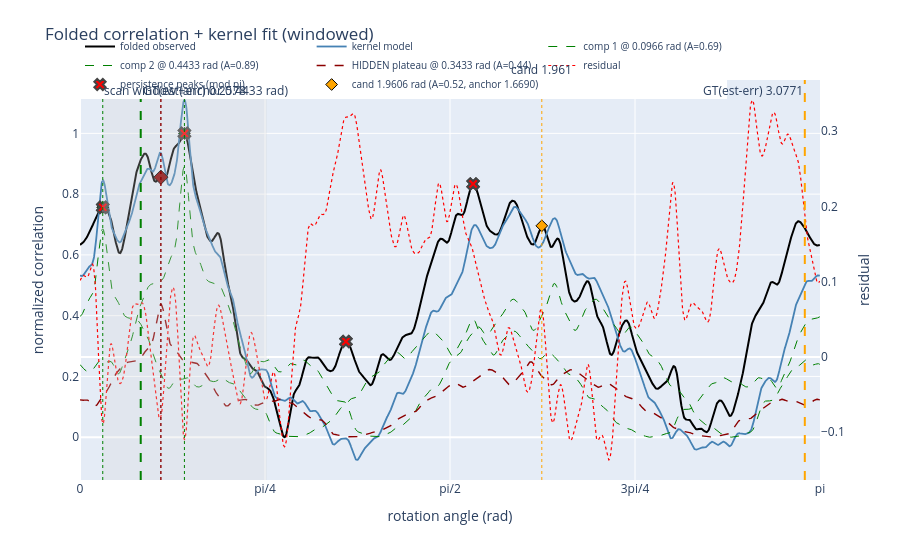

Here is the notebook cell this chart was saved with:
### Code cell
"""Figure 2: folded curve, scan window, kernel model, components, residual (rad)."""
import plotly.graph_objects as go

if K is not None and hidden_result is not None:
    thd = th                                        # folded grid in rad
    mus_all = hidden_result["mus_all"]
    coef_all = hidden_result["coef"]
    model_all = design_matrix(mus_all, th) @ coef_all

    fig2 = go.Figure()
    fig2.add_vrect(x0=hidden_result["lo"], x1=hidden_result["hi"],
                   fillcolor="lightgray", opacity=0.25, line_width=0,
                   annotation_text="scan window (anchor %.4f rad)" % hidden_result["center"],
                   annotation_position="top left")
    fig2.add_trace(go.Scatter(x=thd, y=F, name="folded observed", line=dict(color="black", width=2)))
    fig2.add_trace(go.Scatter(x=thd, y=model_all, name="kernel model", line=dict(color="steelblue", width=1.8)))
    for j, mu in enumerate(mus_all):
        is_hidden = j >= len(mus_known)
        col = "darkred" if is_hidden else "green"
        comp = coef_all[j] * kval(th - mu)
        nm = ("HIDDEN plateau @ %.4f rad (A=%.2f)" % (mu % np.pi, coef_all[j]) if is_hidden
              else "comp %d @ %.4f rad (A=%.2f)" % (j + 1, mu % np.pi, coef_all[j]))
        fig2.add_trace(go.Scatter(x=thd, y=comp, line=dict(dash="dash", width=1.4 if is_hidden else 1.0, color=col),
                                  name=nm))
        fig2.add_vline(x=mu % np.pi, line=dict(color=col, dash="dot", width=1.4 if is_hidden else 1))
        fig2.add_trace(go.Scatter(x=[mu % np.pi], y=[float(np.interp(mu % np.pi, thd, F))],
                                  mode="markers",
                                  marker=dict(symbol="diamond", size=11 if is_hidden else 9, color=col,
                                              line=dict(width=1, color="black")),
                                  hovertemplate="kernel peak @ %{x:.4f} rad<extra></extra>",
                                  showlegend=False))
    res = F - model_all
    fig2.add_trace(go.Scatter(x=thd, y=res, name="residual", yaxis="y2",
                              line=dict(color="red", width=1.2, dash="dot"),
                              hovertemplate="%{x:.4f} rad<br>resid %{y:.5f}<extra></extra>"))
    if peaks is not None:
        prad = np.mod(peaks[:, 0], np.pi)
        fig2.add_trace(go.Scatter(x=prad, y=np.interp(prad, thd, F), mode="markers",
                                  name="persistence peaks (mod pi)",
                                  marker=dict(symbol="x", size=10, color="red", line=dict(width=2)),
                                  hovertemplate="%{x:.4f} rad<extra></extra>"))
    if gt_rad is not None:
        fig2.add_vline(x=gt_rad % np.pi, line=dict(color="green", dash="dash"),
                       annotation_text="GT(est+err) %.4f" % (gt_rad % np.pi), annotation_position="top right")
    if gt_minus_rad is not None:
        fig2.add_vline(x=gt_minus_rad % np.pi, line=dict(color="orange", dash="dash"),
                       annotation_text="GT(est-err) %.4f" % (gt_minus_rad % np.pi), annotation_position="top left")
    for r in found:
        if r is hidden_result or r["n_hidden"] < 1:
            continue
        fig2.add_vline(x=r["mu"] % np.pi, line=dict(color="orange", dash="dot", width=1),
                       annotation_text="cand %.3f" % (r["mu"] % np.pi), annotation_position="top")
        fig2.add_trace(go.Scatter(x=[r["mu"] % np.pi], y=[float(np.interp(r["mu"] % np.pi, thd, F))],
                                  mode="markers",
                                  marker=dict(symbol="diamond", size=9, color="orange",
                                              line=dict(width=1, color="black")),
                                  name="cand %.4f rad (A=%.2f, anchor %.4f)" % (r["mu"] % np.pi, r["amp"], r["center"]),
                                  hovertemplate="%{x:.4f} rad<extra></extra>"))
    fig2.update_layout(title="Folded correlation + kernel fit (windowed)",
                       height=560,
                       legend=dict(orientation="h", y=1.12, font=dict(size=10)),
                       xaxis=dict(title="rotation angle (rad)", range=[0, np.pi],
                                  tickvals=[0, np.pi / 4, np.pi / 2, 3 * np.pi / 4, np.pi],
                                  ticktext=["0", "pi/4", "pi/2", "3pi/4", "pi"]),
                       yaxis=dict(title="normalized correlation"),
                       yaxis2=dict(title="residual", overlaying="y", side="right", showgrid=False),
                       margin=dict(t=80))
    fig2.show()
else:
    print("Figure 2 skipped (no fit results).")

### Figure 1 — Plotly figure (JSON) as saved in the notebook; plotly's stock layout.template omitted (floating-point values rounded to 4 significant figures; data arrays with more than 128 entries replaced by an {"elided": "..."} marker saying what was removed)
{"data": [{"line": {"color": "black", "width": 2}, "name": "folded observed", "type": "scatter", "x": {"elided": "2048 float values"}, "y": {"elided": "2048 float values"}}, {"line": {"color": "steelblue", "width": 1.8}, "name": "kernel model", "type": "scatter", "x": {"elided": "2048 float values"}, "y": {"elided": "2048 float values"}}, {"line": {"color": "green", "dash": "dash", "width": 1}, "name": "comp 1 @ 0.0966 rad (A=0.69)", "type": "scatter", "x": {"elided": "2048 float values"}, "y": {"elided": "2048 float values"}}, {"hovertemplate": "kernel peak @ %{x:.4f} rad<extra></extra>", "marker": {"color": "green", "line": {"color": "black", "width": 1}, "size": 9, "symbol": "diamond"}, "mode": "markers", "showlegend": false, "type": "scatter", "x": [0.09664], "y": [0.7565]}, {"line": {"color": "green", "dash": "dash", "width": 1}, "name": "comp 2 @ 0.4433 rad (A=0.89)", "type": "scatter", "x": {"elided": "2048 float values"}, "y": {"elided": "2048 float values"}}, {"hovertemplate": "kernel peak @ %{x:.4f} rad<extra></extra>", "marker": {"color": "green", "line": {"color": "black", "width": 1}, "size": 9, "symbol": "diamond"}, "mode": "markers", "showlegend": false, "type": "scatter", "x": [0.4433], "y": [0.9999]}, {"line": {"color": "darkred", "dash": "dash", "width": 1.4}, "name": "HIDDEN plateau @ 0.3433 rad (A=0.44)", "type": "scatter", "x": {"elided": "2048 float values"}, "y": {"elided": "2048 float values"}}, {"hovertemplate": "kernel peak @ %{x:.4f} rad<extra></extra>", "marker": {"color": "darkred", "line": {"color": "black", "width": 1}, "size": 11, "symbol": "diamond"}, "mode": "markers", "showlegend": false, "type": "scatter", "x": [0.3433], "y": [0.8557]}, {"hovertemplate": "%{x:.4f} rad<br>resid %{y:.5f}<extra></extra>", "line": {"color": "red", "dash": "dot", "width": 1.2}, "name": "residual", "type": "scatter", "x": {"elided": "2048 float values"}, "y": {"elided": "2048 float values"}, "yaxis": "y2"}, {"hovertemplate": "%{x:.4f} rad<extra></extra>", "marker": {"color": "red", "line": {"width": 2}, "size": 10, "symbol": "x"}, "mode": "markers", "name": "persistence peaks (mod pi)", "type": "scatter", "x": [1.129, 1.669, 0.09664, 0.4433, 1.129, 1.669, 0.09664, 0.4433], "y": [0.3149, 0.8335, 0.7565, 0.9999, 0.3149, 0.8335, 0.7565, 0.9999]}, {"hovertemplate": "%{x:.4f} rad<extra></extra>", "marker": {"color": "orange", "line": {"color": "black", "width": 1}, "size": 9, "symbol": "diamond"}, "mode": "markers", "name": "cand 1.9606 rad (A=0.52, anchor 1.6690)", "type": "scatter", "x": [1.961], "y": [0.6957]}], "layout": {"annotations": [{"showarrow": false, "text": "scan window (anchor 0.4433 rad)", "x": 0.09332, "xanchor": "left", "xref": "x", "y": 1, "yanchor": "top", "yref": "y domain"}, {"showarrow": false, "text": "GT(est+err) 0.2578", "x": 0.2578, "xanchor": "left", "xref": "x", "y": 1, "yanchor": "top", "yref": "y domain"}, {"showarrow": false, "text": "GT(est-err) 3.0771", "x": 3.077, "xanchor": "right", "xref": "x", "y": 1, "yanchor": "top", "yref": "y domain"}, {"showarrow": false, "text": "cand 1.961", "x": 1.961, "xanchor": "center", "xref": "x", "y": 1, "yanchor": "bottom", "yref": "y domain"}], "height": 560, "legend": {"font": {"size": 10}, "orientation": "h", "y": 1.12}, "margin": {"t": 80}, "shapes": [{"fillcolor": "lightgray", "line": {"width": 0}, "opacity": 0.25, "type": "rect", "x0": 0.09332, "x1": 0.7933, "xref": "x", "y0": 0, "y1": 1, "yref": "y domain"}, {"line": {"color": "green", "dash": "dot", "width": 1}, "type": "line", "x0": 0.09664, "x1": 0.09664, "xref": "x", "y0": 0, "y1": 1, "yref": "y domain"}, {"line": {"color": "green", "dash": "dot", "width": 1}, "type": "line", "x0": 0.4433, "x1": 0.4433, "xref": "x", "y0": 0, "y1": 1, "yref": "y domain"}, {"line": {"color": "darkred", "dash": "dot", "width": 1.4}, "type": "line", "x0": 0.3433, "x1": 0.3433, "xref": "x", "y0": 0, "y1": 1, "yref": "y domain"}, {"line": {"color": "green", "dash": "dash"}, "type": "line", "x0": 0.2578, "x1": 0.2578, "xref": "x", "y0": 0, "y1": 1, "yref": "y domain"}, {"line": {"color": "orange", "dash": "dash"}, "type": "line", "x0": 3.077, "x1": 3.077, "xref": "x", "y0": 0, "y1": 1, "yref": "y domain"}, {"line": {"color": "orange", "dash": "dot", "width": 1}, "type": "line", "x0": 1.961, "x1": 1.961, "xref": "x", "y0": 0, "y1": 1, "yref": "y domain"}], "title": {"text": "Folded correlation + kernel fit (windowed)"}, "xaxis": {"range": [0, 3.142], "ticktext": ["0", "pi/4", "pi/2", "3pi/4", "pi"], "tickvals": [0, 0.7854, 1.571, 2.356, 3.142], "title": {"text": "rotation angle (rad)"}}, "yaxis": {"title": {"text": "normalized correlation"}}, "yaxis2": {"overlaying": "y", "showgrid": false, "side": "right", "title": {"text": "residual"}}}}
